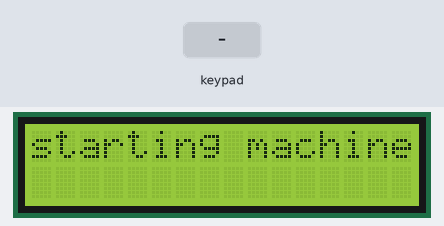
A sketch run on a simulated ESP8266 (NodeMCU). Parts: 16×2 character LCD. Inputs (shaded band) come from the test bench. WiFi joins after 1.5 s; servers stay silent unless stated; uploads are accepted with an empty reply; what the sketch prints to the serial monitor is not drawn.

Above: at 0.1 s.
3.8 s: key 'A' pressed
At 6.0 s:
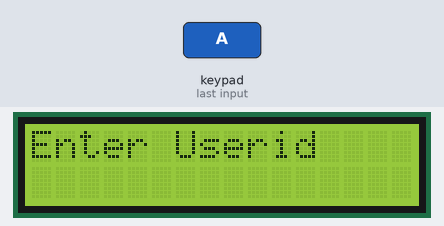
At 6.7 s:
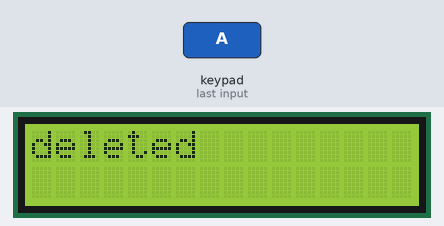
6.8 s: keypad keys 1 2 3 4 pressed 0.4 s apart
At 10.4 s:
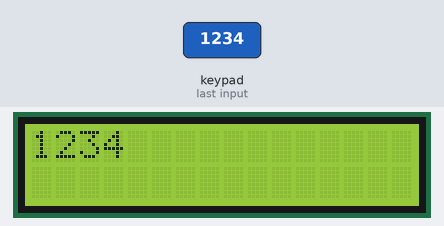
Timing chart, 0 to 11.9 s (numbered marks = the images above; inputs shaded):
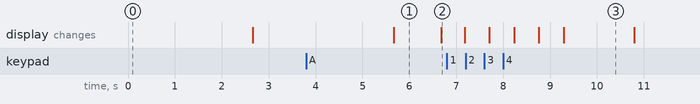

Measured:
- after the input at 3.8 s, the display: first differs from a run without the input after 2.9 s (image 2)
- after the input at 6.8 s, the display: first differs from a run without the input after 0.91 s (image 3 shows a later state)
- what the display in image 1 shows lasts 1.0 s, from 5.7 s to 6.7 s

The sketch:

ArduinoCode.ino
```cpp
#include <ESP8266WiFi.h>
#include <ESP8266HTTPClient.h>
#include <WiFiClient.h>
#include <Arduino_JSON.h>
#include <Wire.h>
#include <LiquidCrystal_I2C.h>
#include "Keypad.h"

//FOR KEYPAD
const byte ROWS = 4; //four rows
const byte COLS = 4; //four columns

static const uint8_t D0   = 16;
static const uint8_t D1   = 5;
static const uint8_t D2   = 4;
static const uint8_t D3   = 0;
static const uint8_t D4   = 2;
static const uint8_t D5   = 14;
static const uint8_t D6   = 12;
static const uint8_t D7   = 13;
static const uint8_t D8   = 15;
static const uint8_t D9   = 3;

char keys[ROWS][COLS] = {
  {'1', '2', '3', 'A'},
  {'4', '5', '6', 'B'},
  {'7', '8', '9', 'C'},
  {'*', '0', '#', 'D'}
};

byte rowPins[ROWS] = {D0, D3, D4, D5};
byte colPins[COLS] = {D6, D7, D8, D9};

Keypad keypad = Keypad(makeKeymap(keys), rowPins, colPins, ROWS, COLS);

// Set the LCD address to 0x27 for a 16 chars and 2 line display
LiquidCrystal_I2C lcd(0x27, 16, 2);

//for wifi
const char* ssid = "RR";
const char* password = "ravi9999";

//Your Domain name with URL path or IP address with path
const char* serverName = "http://djcollection.pythonanywhere.com/cam/1/";

// the following variables are unsigned longs because the time, measured in
// milliseconds, will quickly become a bigger number than can be stored in an int.
unsigned long lastTime = 0;
// Timer set to 10 minutes (600000)
//unsigned long timerDelay = 600000;
// Set timer to 5 seconds (5000)
unsigned long timerDelay = 9000;

String sensorReadings;
float sensorReadingsArr[3];

void setup() {
  lcd.begin();
  lcd.backlight();
  lcd.print("starting machine");
  Serial.begin(115200);
  delay(1000);
  lcd.clear();

  WiFi.begin(ssid, password);
  lcd.print("Connecting to WiFi");
  while (WiFi.status() != WL_CONNECTED) {
    Serial.print(".");
  }
  Serial.println("");
  Serial.print("Connected to WiFi network with IP Address: ");
  Serial.println(WiFi.localIP());
  Serial.println("Setup completed");
}

String httpGETRequest(const char* serverName) {
    WiFiClient client;
    HTTPClient http;

    // Your IP address with path or Domain name with URL path
    http.begin(client, serverName);

    int httpResponseCode = http.GET();

    String payload = "{}";

    if (httpResponseCode > 0) {
      Serial.print("HTTP Response code: ");
      Serial.println(httpResponseCode);
      payload = http.getString();
    }
    else {
      Serial.print("Error code: ");
      Serial.println(httpResponseCode);
    }
    // Free resources
    http.end();

    return payload;
  }
int pass=0,flag=0;
void func1(){
  char key = keypad.getKey();

  if (key) {
    if(key=='A'){
      pass=0;
      goto abc;
    }
    Serial.println(key);
    lcd.clear();
    pass=10*pass+((int)key-48);
    lcd.print(pass);
    goto last;
 abc:   lcd.print("deleted");
        delay(500);
        lcd.clear();
 last:  delay(500);
  }
  if(pass>999 and pass<9999)
    flag=1;
  Serial.println("one time");
}
void loop() {

  lcd.begin();
  lcd.backlight();
  lcd.clear();
  lcd.print("Welcome");
  delay(3000);
  lcd.clear();
  lcd.print("Enter Userid");
  delay(1000);
  lcd.clear();

    while(flag==0)
    func1();
  Serial.print(pass);
  delay(1000);
    if (pass == 1745) {
       //person 1;
    }
    else if (pass == 1690) {
      //person 2;
    }
    // Send an HTTP POST request depending on timerDelay
    if ((millis() - lastTime) > timerDelay) {
      //Check WiFi connection status
      if (WiFi.status() == WL_CONNECTED) {
        lcd.print("wifi connected");
        WiFiClient client;
        HTTPClient http;
              http.begin(client, serverName);
              http.addHeader("Content-Type", "application/json");
              //get id from pass;
              int httpResponseCode=0;
              httpResponseCode =http.PUT("{\"cam_access\":\"1\"}");
              Serial.print("HTTP Response code: ");
              Serial.println(httpResponseCode);
              delay(1000);
              Serial.print("camera request done");

        sensorReadings = httpGETRequest(serverName);
        Serial.println(sensorReadings);
        JSONVar myObject = JSON.parse(sensorReadings);

        // JSON.typeof(jsonVar) can be used to get the type of the var
        if (JSON.typeof(myObject) == "undefined") {
          Serial.println("Parsing input failed!");
          return;
        }

        Serial.print("JSON object = ");
        Serial.println(myObject);
        Serial.println(myObject["identified_face"]);

        // Serial.println(myObject["f_name"]);
        //Serial.println(myObject[0]["balance"]);

      }
      else {
        Serial.println("WiFi Disconnected");
      }
      lastTime = millis();
    }

  }
```
